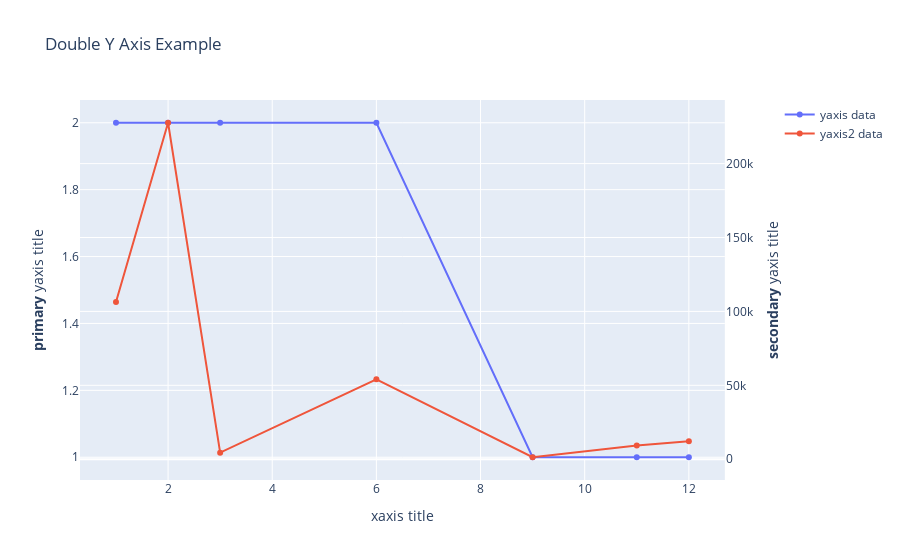

This figure's notebook cell:
### Code cell
import plotly.graph_objects as go
from plotly.subplots import make_subplots

# Create figure with secondary y-axis
fig = make_subplots(specs=[[{"secondary_y": True}]])

# Add traces
fig.add_trace(
    go.Scatter(x=merge_df['month'], y=merge_df['count'], name="yaxis data"),
    secondary_y=False,
)

fig.add_trace(
    go.Scatter(x=merge_df['month'], y=merge_df['total_loss'], name="yaxis2 data"),
    secondary_y=True,
)

# Add figure title
fig.update_layout(
    title_text="Double Y Axis Example"
)

# Set x-axis title
fig.update_xaxes(title_text="xaxis title")

# Set y-axes titles
fig.update_yaxes(title_text="<b>primary</b> yaxis title", secondary_y=False)
fig.update_yaxes(title_text="<b>secondary</b> yaxis title", secondary_y=True)

fig.show()

### Figure 1 — Plotly figure (JSON) as saved in the notebook; plotly's stock layout.template omitted (floating-point values rounded to 4 significant figures)
{"data": [{"name": "yaxis data", "type": "scatter", "x": [1, 2, 3, 6, 9, 11, 12], "xaxis": "x", "y": [2, 2, 2, 2, 1, 1, 1], "yaxis": "y"}, {"name": "yaxis2 data", "type": "scatter", "x": [1, 2, 3, 6, 9, 11, 12], "xaxis": "x", "y": [106322, 227647, 4440, 54058, 1326, 9316, 12205], "yaxis": "y2"}], "layout": {"title": {"text": "Double Y Axis Example"}, "xaxis": {"anchor": "y", "domain": [0, 0.94], "title": {"text": "xaxis title"}}, "yaxis": {"anchor": "x", "domain": [0, 1], "title": {"text": "<b>primary</b> yaxis title"}}, "yaxis2": {"anchor": "x", "overlaying": "y", "side": "right", "title": {"text": "<b>secondary</b> yaxis title"}}}}
